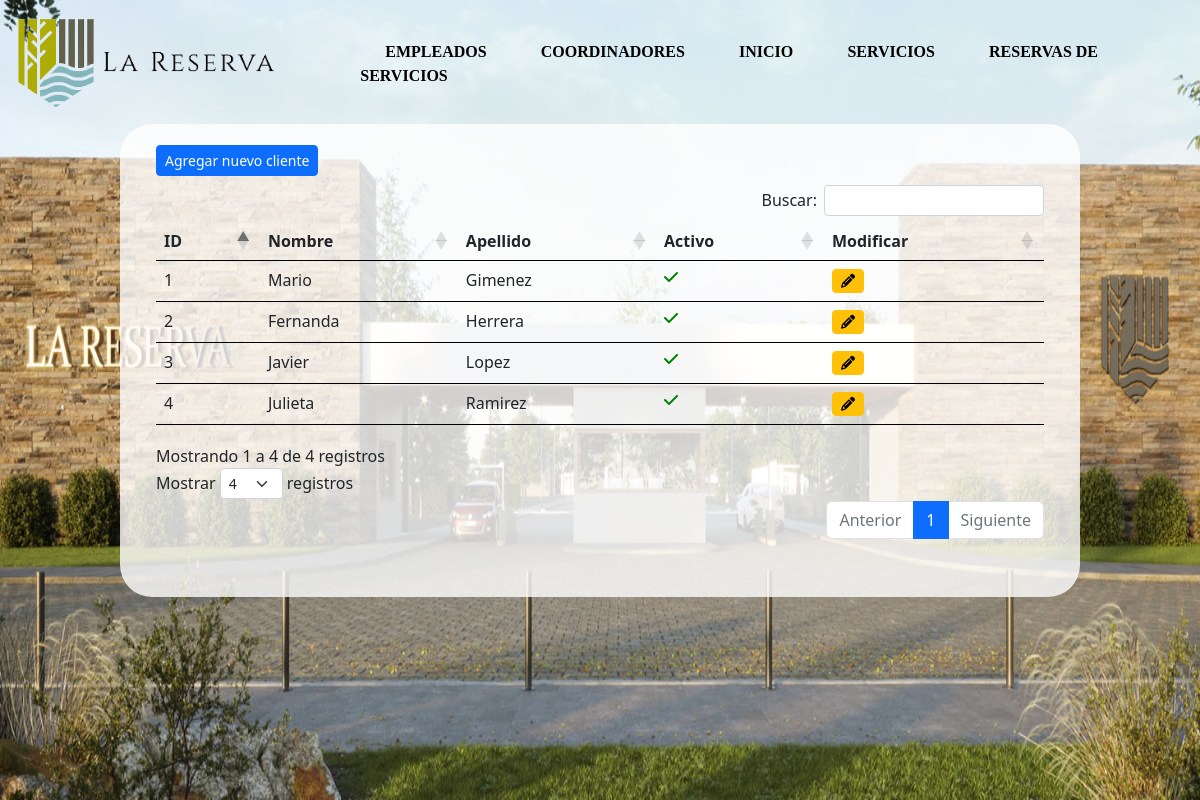
Screenshot of /reserva/clientes/listado/ with the database file from the repository.
### reserva/models.py (models this page shows, shortened)
class Cliente(models.Model):
    nombre = models.CharField(verbose_name="Nombre",max_length=50)
    apellido = models.CharField(verbose_name="Apellido",max_length=50)
    activo = models.BooleanField(verbose_name="Activo",default=True)

### reserva/views.py (the view)
# urls.py: path('clientes/listado/', views.listado_clientes, name="listado_clientes"),
def listado_clientes(request):
    clientes = Cliente.objects.all()
    context = {
        "clientes": clientes
    }
    return render(request, "reserva/listar_clientes.html", context)

### reserva/templates/reserva/listar_clientes.html (shortened to what this page needs)
{% load static %}
<link rel="stylesheet" href="{% static 'css/listados.css' %}">
<link rel="stylesheet" href="https://cdnjs.cloudflare.com/ajax/libs/font-awesome/6.2.1/css/all.min.css" />
<link rel="stylesheet" href="https://cdn.jsdelivr.net/npm/bootstrap@5.2.3/dist/css/bootstrap.min.css" />
<link href="https://cdn.datatables.net/1.13.4/css/dataTables.bootstrap5.min.css" rel="stylesheet"/>
<link href="https://cdn.datatables.net/buttons/2.3.6/css/buttons.bootstrap5.min.css" rel="stylesheet"/>
<div class="base-container">
    <img src="{% static 'img/BANNER-01.png' %}" alt="" width="100%" id="fondo">
    <div class="top">
        <div class="logo">
            <img src="{% static 'img/LaReserva.png' %}" alt="" id="logo">
        </div>
        <div class="navegador">
            <a href="{% url 'listado_empleados' %}">EMPLEADOS</a>
            <a href="{% url 'listado_coordinadores' %}">COORDINADORES</a>
            <a href="{% url 'home' %}">INICIO</a>
            <a href="{% url 'listado_servicios' %}">SERVICIOS</a>
            <a href="{% url 'listado_reservas_de_servicios' %}">RESERVAS DE SERVICIOS</a>
        </div>
    </div>
    <div class="container mt-4" id="tabla">
        <div class="row">
            <div class="col-sm-12 col-md-12 col-lg-12 col-xl-12">
                <a href="{% url 'registrar_cliente' %}" id="nuevo"><button class='btn btn-sm btn-primary'>Agregar nuevo cliente</button></a>
                <div class="table-responsive" id="scroll">
                    <table id="listado" class="table">
                        <thead>
                            <tr class="fila">
                                <th>ID</th>
                                <th>Nombre</th>
                                <th>Apellido</th>
                                <th>Activo</th>
                                <th>Modificar</th>
                            </tr>
                        </thead>
                        <tbody>
                            {% for cliente in clientes %}
                            <tr class="fila">
                                <td>{{cliente.id}}</td>
                                <td>{{cliente.nombre}}</td>
                                <td>{{cliente.apellido}}</td>
                                {% if cliente.activo %}
                                    <td><a href="{% url 'desactivar_cliente' cliente.id %}"><i class='fa-solid fa-check' style='color: green;'></a></td>
                                {% else %}
                                    <td><a href="{% url 'activar_cliente' cliente.id %}"><i class='fa-solid fa-xmark' style='color: red;'></a></td>
                                {% endif %}
                                <td><a href="{% url 'modificar_cliente' cliente.id %}"><button class='btn btn-sm btn-warning'><i class='fa-solid fa-pencil'></i></button></a></td>
                            </tr>
                            {% endfor %}
                        </tbody>
                    </table>
                </div>
            </div>
        </div>
    </div>
</div>

### ProyectoAlkemy/static/css/listados.css (style rules this page uses)
* { margin: 0; padding: 0; box-sizing: border-box; }
.base-container { position: relative; }
#fondo { height: 100%; }
.top { position: absolute; display: flex; width: 100%; top: 0; }
.logo { padding: 15px; }
#logo { width: 80%; }
.navegador { margin: auto; }
.navegador a { color: black; font-size: 1em; font-weight: 800; text-decoration: none; font-family: 'Times New Roman', Times, serif; margin: 0 25px; }
#tabla { position: absolute; top: 100; background-color: rgba(255, 255, 255, 0.8); width: 80%; margin: 0 10%; padding: 1% 3%; border-radius: 2rem; }
#nuevo { display: flex; max-width: max-content; padding: 1% 0; }
#scroll { overflow:scroll; height:400px; width:100%; }
.fila { border: 1px solid black; }

### rows the page displays
Cliente: id "1", nombre "Mario", apellido "Gimenez", activo True (drawn)
Cliente: id "2", nombre "Fernanda", apellido "Herrera", activo True (drawn)
Cliente: id "3", nombre "Javier", apellido "Lopez", activo True (drawn)
Cliente: id "4", nombre "Julieta", apellido "Ramirez", activo True (drawn)
